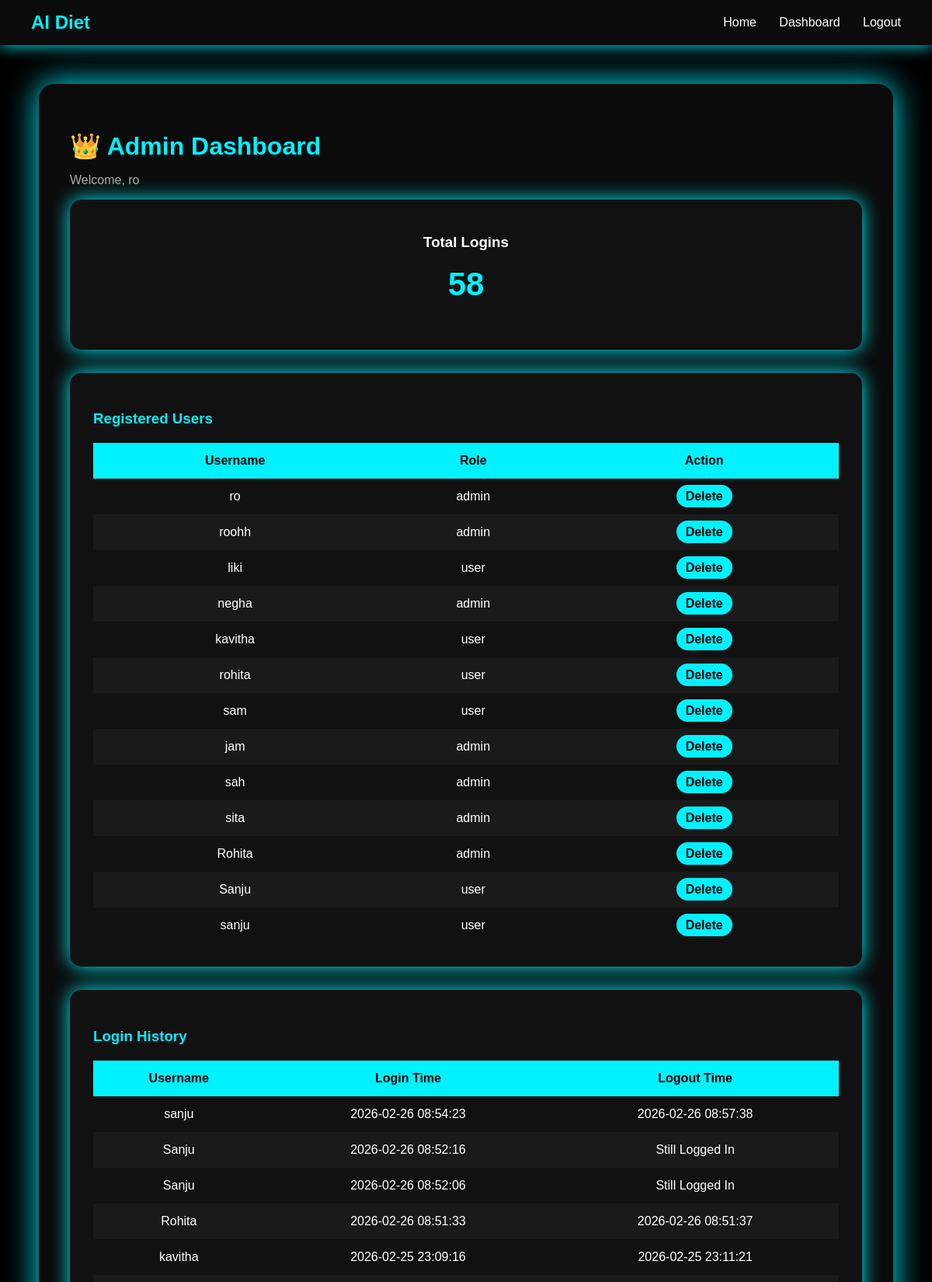
The page /dashboard (signed in, upper part) on the database as committed earlier.
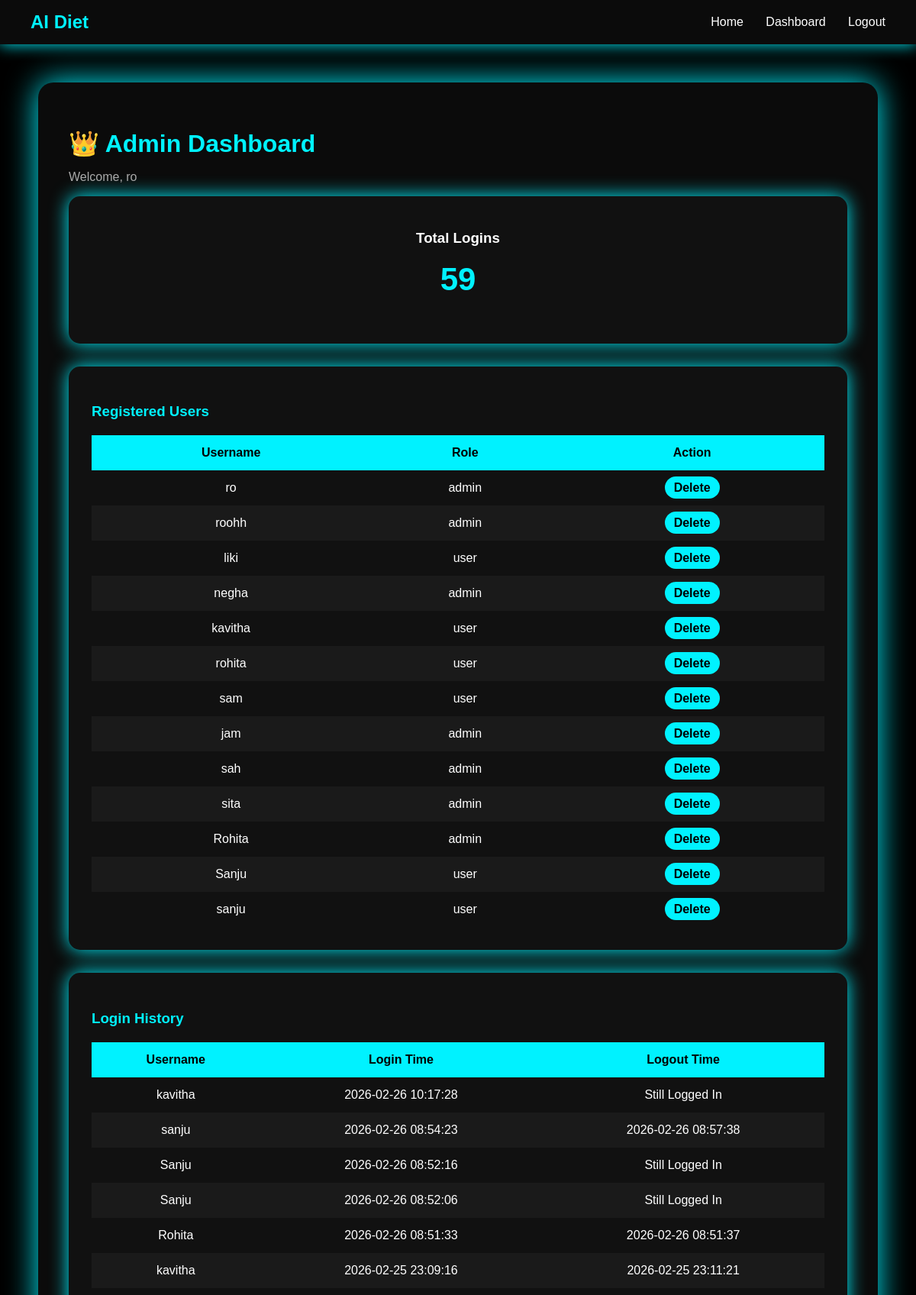
The same page on the database as committed later.
### tables this page shows
CREATE TABLE users (
            id INTEGER PRIMARY KEY AUTOINCREMENT,
            username TEXT UNIQUE,
            password TEXT,
            role TEXT
        );

CREATE TABLE login_history (
            id INTEGER PRIMARY KEY AUTOINCREMENT,
            username TEXT,
            login_time TEXT,
            logout_time TEXT
        );

### app.py (the view)
@app.route("/dashboard")
def dashboard():
    if "role" in session and session["role"] == "admin":
        conn = sqlite3.connect("database.db")
        cursor = conn.cursor()
        cursor.execute("SELECT id, username, role FROM users")
        users = cursor.fetchall()
        cursor.execute("""
            SELECT username, login_time, logout_time
            FROM login_history
            ORDER BY id DESC
        """)
        history = cursor.fetchall()
        cursor.execute("SELECT COUNT(*) FROM login_history")
        total_logins = cursor.fetchone()[0]
        conn.close()
        return render_template("dashboard.html",
                               users=users,
                               history=history,
                               total_logins=total_logins)
    return "Access Denied"

### templates/dashboard.html
{% extends "base.html" %}
{% block body_class %}dashboard-body{% endblock %}
{% block content %}
<div class="dashboard-container">
    <div class="dashboard-header">
        <h1>👑 Admin Dashboard</h1>
        <p>Welcome, {{ session['username'] }}</p>
    </div>
    <div class="stats-card">
        <h3>Total Logins</h3>
        <h2>{{ total_logins }}</h2>
    </div>
    <div class="table-card">
        <h3>Registered Users</h3>
        <table>
            <thead>
                <tr>
                    <th>Username</th>
                    <th>Role</th>
                    <th>Action</th>
                </tr>
            </thead>
            <tbody>
                {% for user in users %}
                <tr>
                    <td>{{ user[1] }}</td>
                    <td>{{ user[2] }}</td>
                    <td>
                        <a href="/delete_user/{{ user[0] }}" class="delete-btn">
                            Delete
                        </a>
                    </td>
                </tr>
                {% endfor %}
            </tbody>
        </table>
    </div>
    <div class="table-card">
        <h3>Login History</h3>
        <table>
            <thead>
                <tr>
                    <th>Username</th>
                    <th>Login Time</th>
                    <th>Logout Time</th>
                </tr>
            </thead>
            <tbody>
                {% for log in history %}
                <tr>
                    <td>{{ log[0] }}</td>
                    <td>{{ log[1] }}</td>
                    <td>
                        {{ log[2] if log[2] else "Still Logged In" }}
                    </td>
                </tr>
                {% endfor %}
            </tbody>
        </table>
    </div>
</div>
{% endblock %}

### templates/base.html (shortened to what this page needs)
<!DOCTYPE html>
<html>
<head>
    <link rel="stylesheet" href="{{ url_for('static', filename='css/style.css') }}">
</head>
<body class="{% block body_class %}{% endblock %}">
<nav class="navbar">
    <h2 class="logo">AI Diet</h2>
    <div class="nav-links">
        <a href="/">Home</a>
        {% if session.get("username") %}
            {% if session.get("role") == "admin" %}
                <a href="/dashboard">Dashboard</a>
            {% else %}
                <a href="/diet" target="_blank">Diet Plan</a>
            {% endif %}
            <a href="/logout">Logout</a>
        {% else %}
            <a href="/login">Login</a>
            <a href="/register">Register</a>
        {% endif %}
    </div>
</nav>
{% block content %}
{% endblock %}
</body>
</html>

### static/css/style.css (style rules this page uses)
body { margin: 0; font-family: Arial, sans-serif; background: black; color: white; }
.navbar { background: #0b0b0b; padding: 15px 40px; display: flex; justify-content: space-between; align-items: center; box-shadow: 0 0 20px #00f2ff; }
.logo { color: #00f2ff; margin: 0; }
.nav-links a { color: white; text-decoration: none; margin-left: 25px; font-weight: 500; }
.dashboard-body { background: black; min-height: 100vh; }
.dashboard-container { width: 85%; margin: 50px auto; padding: 40px; background: #0b0b0b; border-radius: 20px; box-shadow: 0 0 40px #00f2ff; }
.dashboard-header h1 { color: #00f2ff; margin-bottom: 5px; }
.dashboard-header p { color: #aaa; }
.stats-card { background: #111; padding: 25px; border-radius: 15px; margin-bottom: 30px; text-align: center; box-shadow: 0 0 25px #00f2ff; }
.stats-card h2 { font-size: 42px; margin-top: 10px; color: #00f2ff; }
.table-card { background: #111; padding: 30px; border-radius: 15px; margin-top: 30px; box-shadow: 0 0 25px #00f2ff; }
.table-card h3 { margin-bottom: 20px; color: #00f2ff; }
table { width: 100%; border-collapse: collapse; color: white; }
table thead { background: #00f2ff; color: black; }
table th, table td { padding: 14px; text-align: center; }
table tr:nth-child(even) { background: #1a1a1a; }
.delete-btn { background: #00f2ff; color: black; padding: 6px 12px; border-radius: 20px; text-decoration: none; font-weight: bold; transition: 0.3s; }

Rows that differ between the two databases and show on the page:
added login_history: username "kavitha", login_time "2026-02-26 10:17:28", log "Still Logged In"
Other text that changed with them:
{{ total_logins }}: "58" → "59"
